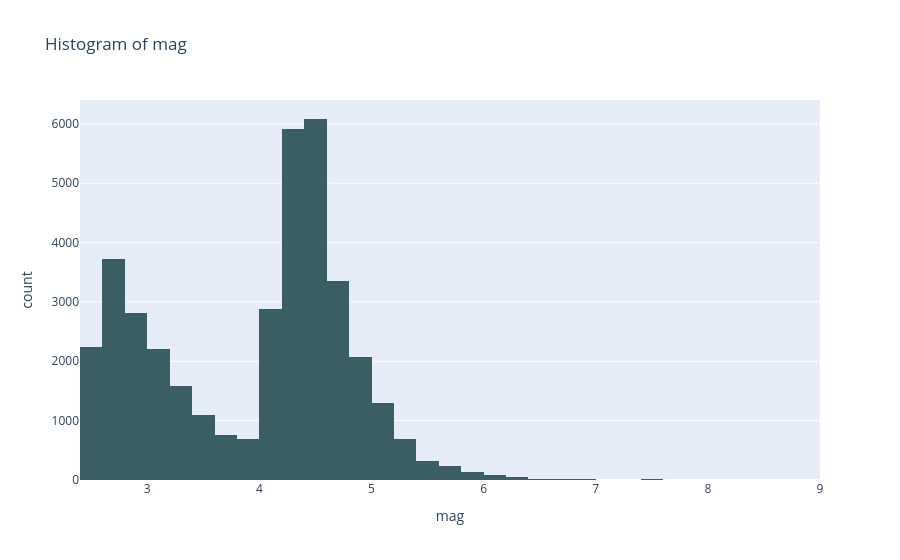
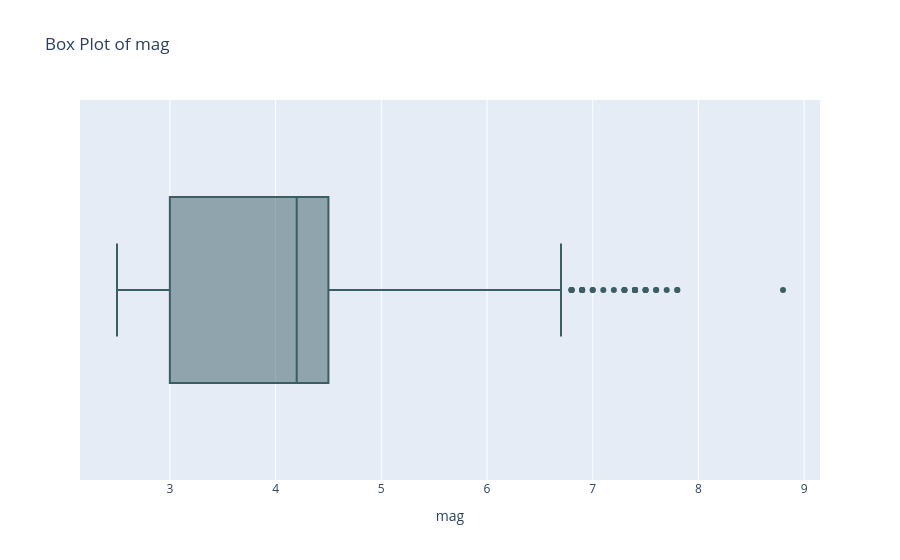
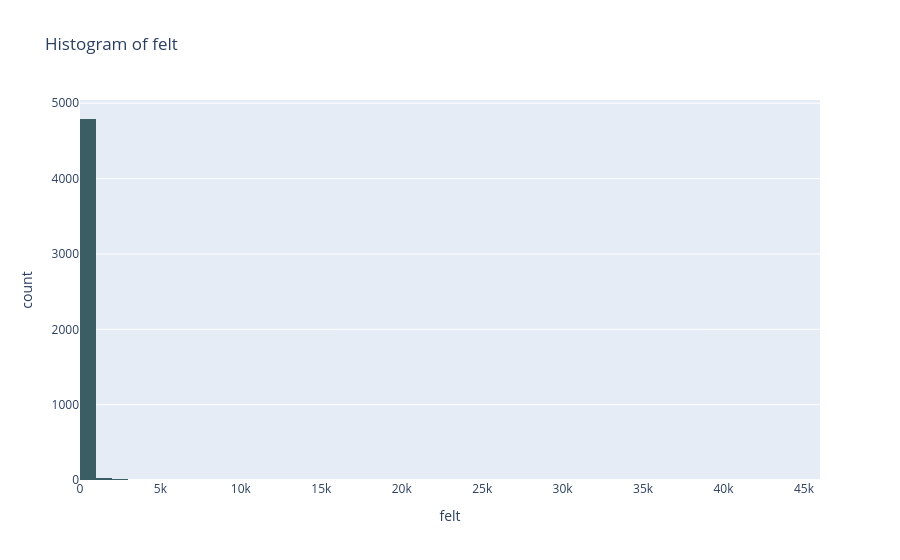
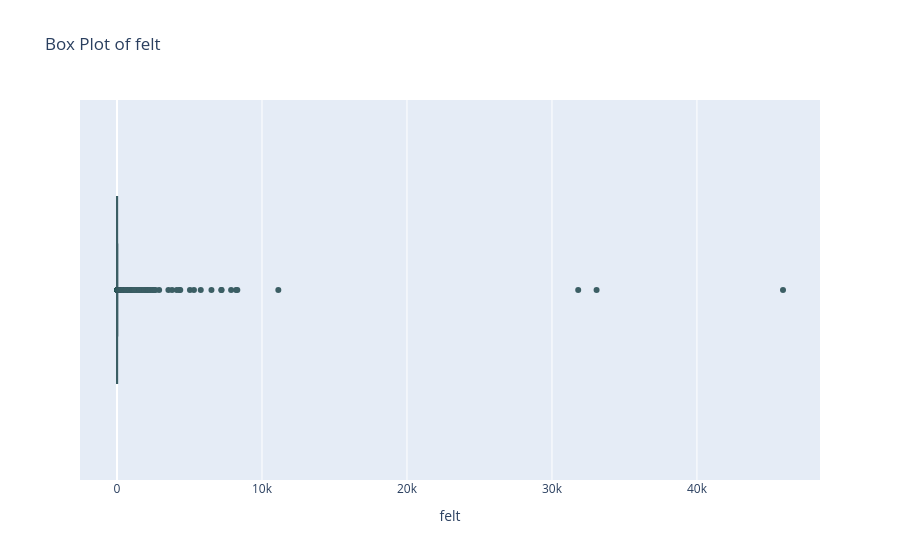

Here is the notebook cell these charts were saved with, in order:
### Code cell
for col in num_cols:
    fig1 = px.histogram(df, x=col, nbins=50, title=f'Histogram of {col}' , color_discrete_sequence=[ "#3B5E64"])
    fig2 = px.box(df, x=col, title=f'Box Plot of {col}' , color_discrete_sequence= ["#3B5E64"] )
    fig1.show()
    fig2.show()

### Figure 1 — Plotly figure (JSON) as saved in the notebook; plotly's stock layout.template omitted (floating-point values rounded to 4 significant figures; data arrays with more than 128 entries replaced by an {"elided": "..."} marker saying what was removed)
{"data": [{"bingroup": "x", "hovertemplate": "mag=%{x}<br>count=%{y}<extra></extra>", "legendgroup": "", "marker": {"color": "#3B5E64", "pattern": {"shape": ""}}, "name": "", "nbinsx": 50, "orientation": "v", "showlegend": false, "type": "histogram", "x": {"elided": "38270 float values"}, "xaxis": "x", "yaxis": "y"}], "layout": {"barmode": "relative", "legend": {"tracegroupgap": 0}, "title": {"text": "Histogram of mag"}, "xaxis": {"anchor": "y", "domain": [0, 1], "title": {"text": "mag"}}, "yaxis": {"anchor": "x", "domain": [0, 1], "title": {"text": "count"}}}}

### Figure 2 — Plotly figure (JSON) as saved in the notebook; plotly's stock layout.template omitted (floating-point values rounded to 4 significant figures; data arrays with more than 128 entries replaced by an {"elided": "..."} marker saying what was removed)
{"data": [{"alignmentgroup": "True", "hovertemplate": "mag=%{x}<extra></extra>", "legendgroup": "", "marker": {"color": "#3B5E64"}, "name": "", "notched": false, "offsetgroup": "", "orientation": "h", "showlegend": false, "type": "box", "x": {"elided": "38270 float values"}, "x0": " ", "xaxis": "x", "y0": " ", "yaxis": "y"}], "layout": {"boxmode": "group", "legend": {"tracegroupgap": 0}, "title": {"text": "Box Plot of mag"}, "xaxis": {"anchor": "y", "domain": [0, 1], "title": {"text": "mag"}}, "yaxis": {"anchor": "x", "domain": [0, 1]}}}

### Figure 3 — Plotly figure (JSON) as saved in the notebook; plotly's stock layout.template omitted (floating-point values rounded to 4 significant figures; data arrays with more than 128 entries replaced by an {"elided": "..."} marker saying what was removed)
{"data": [{"bingroup": "x", "hovertemplate": "felt=%{x}<br>count=%{y}<extra></extra>", "legendgroup": "", "marker": {"color": "#3B5E64", "pattern": {"shape": ""}}, "name": "", "nbinsx": 50, "orientation": "v", "showlegend": false, "type": "histogram", "x": {"elided": "38270 float values"}, "xaxis": "x", "yaxis": "y"}], "layout": {"barmode": "relative", "legend": {"tracegroupgap": 0}, "title": {"text": "Histogram of felt"}, "xaxis": {"anchor": "y", "domain": [0, 1], "title": {"text": "felt"}}, "yaxis": {"anchor": "x", "domain": [0, 1], "title": {"text": "count"}}}}

### Figure 4 — Plotly figure (JSON) as saved in the notebook; plotly's stock layout.template omitted (floating-point values rounded to 4 significant figures; data arrays with more than 128 entries replaced by an {"elided": "..."} marker saying what was removed)
{"data": [{"alignmentgroup": "True", "hovertemplate": "felt=%{x}<extra></extra>", "legendgroup": "", "marker": {"color": "#3B5E64"}, "name": "", "notched": false, "offsetgroup": "", "orientation": "h", "showlegend": false, "type": "box", "x": {"elided": "38270 float values"}, "x0": " ", "xaxis": "x", "y0": " ", "yaxis": "y"}], "layout": {"boxmode": "group", "legend": {"tracegroupgap": 0}, "title": {"text": "Box Plot of felt"}, "xaxis": {"anchor": "y", "domain": [0, 1], "title": {"text": "felt"}}, "yaxis": {"anchor": "x", "domain": [0, 1]}}}
